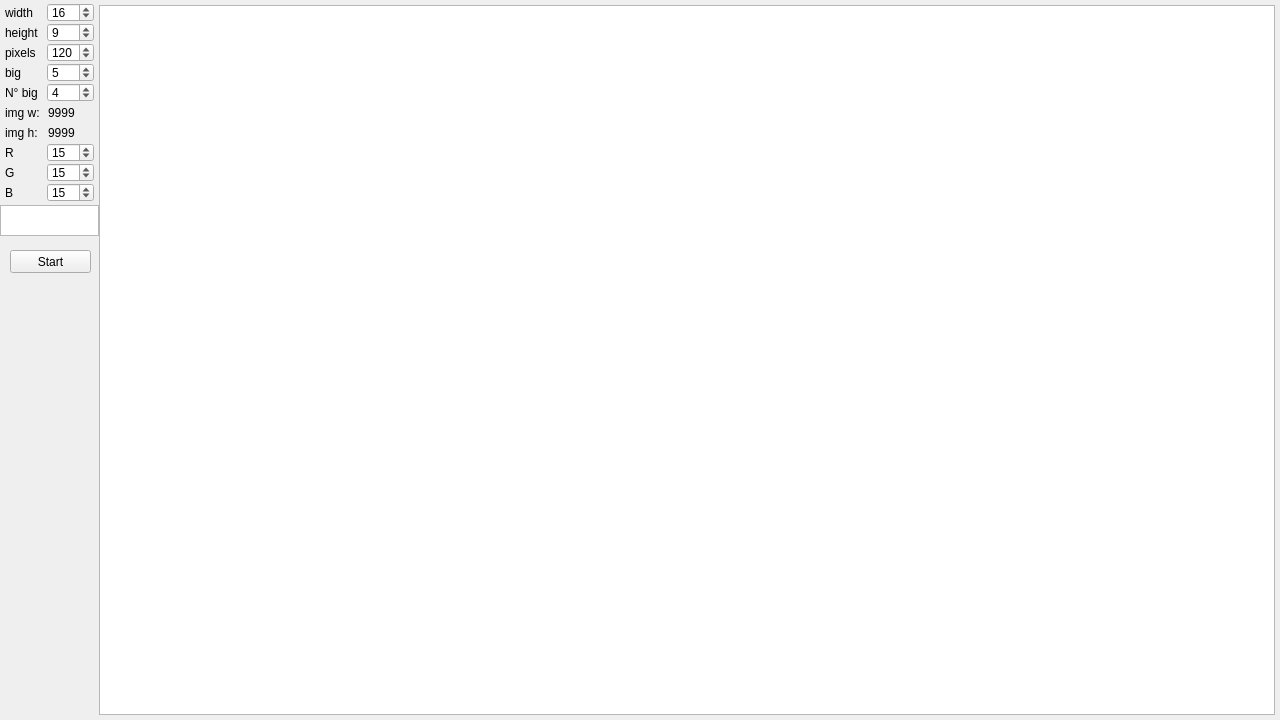
<?xml version="1.0" encoding="UTF-8"?>
<ui version="4.0">
 <class>MainWindow</class>
 <widget class="QMainWindow" name="MainWindow">
  <property name="geometry">
   <rect>
    <x>0</x>
    <y>0</y>
    <width>1280</width>
    <height>720</height>
   </rect>
  </property>
  <property name="windowTitle">
   <string>MainWindow</string>
  </property>
  <widget class="QWidget" name="centralWidget">
   <widget class="QSpinBox" name="widthSpin">
    <property name="geometry">
     <rect>
      <x>47</x>
      <y>3</y>
      <width>47</width>
      <height>19</height>
     </rect>
    </property>
    <property name="minimum">
     <number>1</number>
    </property>
    <property name="value">
     <number>16</number>
    </property>
   </widget>
   <widget class="QSpinBox" name="heightSpin">
    <property name="geometry">
     <rect>
      <x>47</x>
      <y>23</y>
      <width>47</width>
      <height>19</height>
     </rect>
    </property>
    <property name="minimum">
     <number>1</number>
    </property>
    <property name="value">
     <number>9</number>
    </property>
   </widget>
   <widget class="QLabel" name="heightLabel">
    <property name="geometry">
     <rect>
      <x>5</x>
      <y>25</y>
      <width>40</width>
      <height>15</height>
     </rect>
    </property>
    <property name="text">
     <string>height</string>
    </property>
   </widget>
   <widget class="QLabel" name="widthLabel">
    <property name="geometry">
     <rect>
      <x>5</x>
      <y>5</y>
      <width>40</width>
      <height>15</height>
     </rect>
    </property>
    <property name="text">
     <string>width</string>
    </property>
   </widget>
   <widget class="QLabel" name="pixelsLabel">
    <property name="geometry">
     <rect>
      <x>5</x>
      <y>45</y>
      <width>40</width>
      <height>15</height>
     </rect>
    </property>
    <property name="text">
     <string>pixels</string>
    </property>
   </widget>
   <widget class="QSpinBox" name="pixelsSpin">
    <property name="geometry">
     <rect>
      <x>47</x>
      <y>43</y>
      <width>47</width>
      <height>19</height>
     </rect>
    </property>
    <property name="minimum">
     <number>2</number>
    </property>
    <property name="maximum">
     <number>500</number>
    </property>
    <property name="value">
     <number>120</number>
    </property>
   </widget>
   <widget class="QLabel" name="bigLabel">
    <property name="geometry">
     <rect>
      <x>5</x>
      <y>65</y>
      <width>40</width>
      <height>15</height>
     </rect>
    </property>
    <property name="text">
     <string>big</string>
    </property>
   </widget>
   <widget class="QSpinBox" name="bigSpin">
    <property name="geometry">
     <rect>
      <x>47</x>
      <y>63</y>
      <width>47</width>
      <height>19</height>
     </rect>
    </property>
    <property name="minimum">
     <number>2</number>
    </property>
    <property name="maximum">
     <number>10</number>
    </property>
    <property name="value">
     <number>5</number>
    </property>
   </widget>
   <widget class="QLabel" name="nBigLabel">
    <property name="geometry">
     <rect>
      <x>5</x>
      <y>85</y>
      <width>40</width>
      <height>15</height>
     </rect>
    </property>
    <property name="text">
     <string>N° big</string>
    </property>
   </widget>
   <widget class="QSpinBox" name="nBigSpin">
    <property name="geometry">
     <rect>
      <x>47</x>
      <y>83</y>
      <width>47</width>
      <height>19</height>
     </rect>
    </property>
    <property name="minimum">
     <number>1</number>
    </property>
    <property name="maximum">
     <number>20</number>
    </property>
    <property name="value">
     <number>4</number>
    </property>
   </widget>
   <widget class="QGraphicsView" name="graphicsView">
    <property name="geometry">
     <rect>
      <x>99</x>
      <y>5</y>
      <width>1176</width>
      <height>710</height>
     </rect>
    </property>
   </widget>
   <widget class="QPushButton" name="startButton">
    <property name="geometry">
     <rect>
      <x>10</x>
      <y>250</y>
      <width>81</width>
      <height>23</height>
     </rect>
    </property>
    <property name="text">
     <string>Start</string>
    </property>
   </widget>
   <widget class="QLabel" name="msgLabel">
    <property name="geometry">
     <rect>
      <x>5</x>
      <y>670</y>
      <width>90</width>
      <height>45</height>
     </rect>
    </property>
    <property name="text">
     <string/>
    </property>
   </widget>
   <widget class="QLabel" name="label_2">
    <property name="geometry">
     <rect>
      <x>5</x>
      <y>105</y>
      <width>42</width>
      <height>15</height>
     </rect>
    </property>
    <property name="text">
     <string>img w:</string>
    </property>
   </widget>
   <widget class="QLabel" name="label_3">
    <property name="geometry">
     <rect>
      <x>5</x>
      <y>125</y>
      <width>42</width>
      <height>15</height>
     </rect>
    </property>
    <property name="text">
     <string>img h:</string>
    </property>
   </widget>
   <widget class="QLabel" name="imgwLabel">
    <property name="geometry">
     <rect>
      <x>48</x>
      <y>105</y>
      <width>40</width>
      <height>15</height>
     </rect>
    </property>
    <property name="text">
     <string>9999</string>
    </property>
   </widget>
   <widget class="QLabel" name="imghLabel">
    <property name="geometry">
     <rect>
      <x>48</x>
      <y>125</y>
      <width>40</width>
      <height>15</height>
     </rect>
    </property>
    <property name="text">
     <string>9999</string>
    </property>
   </widget>
   <widget class="QLabel" name="RLabel">
    <property name="geometry">
     <rect>
      <x>5</x>
      <y>145</y>
      <width>15</width>
      <height>15</height>
     </rect>
    </property>
    <property name="text">
     <string>R</string>
    </property>
   </widget>
   <widget class="QLabel" name="BLabel">
    <property name="geometry">
     <rect>
      <x>5</x>
      <y>185</y>
      <width>15</width>
      <height>15</height>
     </rect>
    </property>
    <property name="text">
     <string>B</string>
    </property>
   </widget>
   <widget class="QLabel" name="GLabel">
    <property name="geometry">
     <rect>
      <x>5</x>
      <y>165</y>
      <width>15</width>
      <height>15</height>
     </rect>
    </property>
    <property name="text">
     <string>G</string>
    </property>
   </widget>
   <widget class="QSpinBox" name="RSpin">
    <property name="geometry">
     <rect>
      <x>47</x>
      <y>143</y>
      <width>47</width>
      <height>19</height>
     </rect>
    </property>
    <property name="maximum">
     <number>255</number>
    </property>
    <property name="singleStep">
     <number>5</number>
    </property>
    <property name="value">
     <number>15</number>
    </property>
   </widget>
   <widget class="QSpinBox" name="GSpin">
    <property name="geometry">
     <rect>
      <x>47</x>
      <y>163</y>
      <width>47</width>
      <height>19</height>
     </rect>
    </property>
    <property name="maximum">
     <number>255</number>
    </property>
    <property name="singleStep">
     <number>5</number>
    </property>
    <property name="value">
     <number>15</number>
    </property>
   </widget>
   <widget class="QSpinBox" name="BSpin">
    <property name="geometry">
     <rect>
      <x>47</x>
      <y>183</y>
      <width>47</width>
      <height>19</height>
     </rect>
    </property>
    <property name="maximum">
     <number>255</number>
    </property>
    <property name="singleStep">
     <number>5</number>
    </property>
    <property name="value">
     <number>15</number>
    </property>
   </widget>
   <widget class="QGraphicsView" name="colorView">
    <property name="geometry">
     <rect>
      <x>0</x>
      <y>205</y>
      <width>99</width>
      <height>31</height>
     </rect>
    </property>
   </widget>
  </widget>
 </widget>
 <layoutdefault spacing="6" margin="11"/>
 <resources/>
 <connections/>
</ui>
